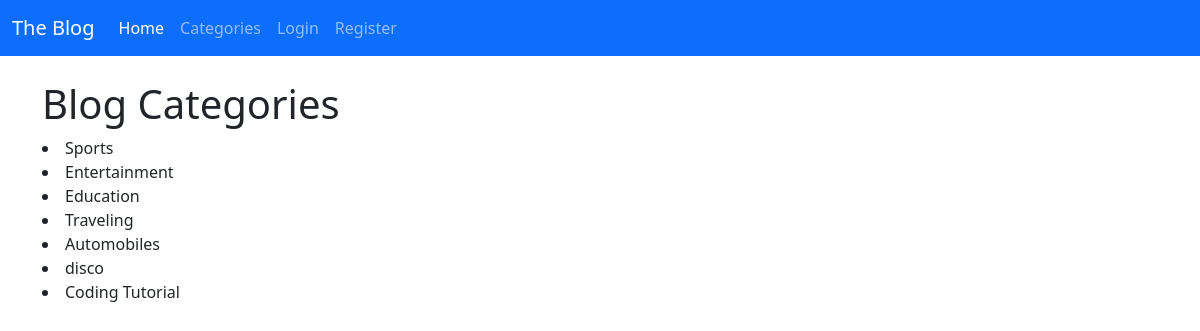
The page /category_list/ on the database its author committed.
### theblog/models.py (models this page shows, shortened)
class Category(models.Model):
    name = models.CharField(max_length=255)
    def __str__(self):
        return self.name

### theblog/views.py (the view)
def CategoryListView(request):
    cat_menu_list = Category.objects.all()
    return render(request, 'categories_list.html', {'cat_menu_list': cat_menu_list})

### templates/categories_list.html
{% extends 'base.html' %}
{% block content %}
<h1>Blog Categories</h1>
{% for item in cat_menu_list %}
<li>{{ item }}</a></li>
{% endfor %}
{% endblock %}

### rows shown on the page
Category: name "Sports"
Category: name "Entertainment"
Category: name "Education"
Category: name "Traveling"
Category: name "Automobiles"
Category: name "disco"
Category: name "Coding Tutorial"
